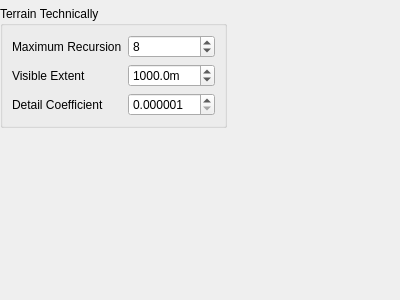
<?xml version="1.0" encoding="UTF-8"?>
<ui version="4.0">
 <class>TerrainFitting</class>
 <widget class="QWidget" name="TerrainFitting">
  <property name="geometry">
   <rect>
    <x>0</x>
    <y>0</y>
    <width>400</width>
    <height>300</height>
   </rect>
  </property>
  <property name="windowTitle">
   <string>Form</string>
  </property>
  <layout class="QVBoxLayout" name="verticalLayout" stretch="0,0,0">
   <property name="margin">
    <number>0</number>
   </property>
   <item>
    <widget class="StashFrame" name="frame_3">
     <property name="frameShape">
      <enum>QFrame::NoFrame</enum>
     </property>
    </widget>
   </item>
   <item>
    <layout class="QHBoxLayout" name="horizontalLayout">
     <item>
      <widget class="QGroupBox" name="groupBox">
       <property name="title">
        <string>Terrain Technically</string>
       </property>
       <layout class="QVBoxLayout" name="verticalLayout_2">
        <item>
         <layout class="QFormLayout" name="formLayout">
          <property name="fieldGrowthPolicy">
           <enum>QFormLayout::AllNonFixedFieldsGrow</enum>
          </property>
          <item row="0" column="0">
           <widget class="QLabel" name="label_2">
            <property name="text">
             <string>Maximum Recursion</string>
            </property>
           </widget>
          </item>
          <item row="0" column="1">
           <widget class="QSpinBox" name="maxRecursion">
            <property name="minimum">
             <number>1</number>
            </property>
            <property name="maximum">
             <number>22</number>
            </property>
            <property name="value">
             <number>8</number>
            </property>
           </widget>
          </item>
          <item row="1" column="0">
           <widget class="QLabel" name="label">
            <property name="text">
             <string>Visible Extent</string>
            </property>
           </widget>
          </item>
          <item row="1" column="1">
           <widget class="QDoubleSpinBox" name="visibleExtent">
            <property name="suffix">
             <string>m</string>
            </property>
            <property name="decimals">
             <number>1</number>
            </property>
            <property name="minimum">
             <double>1.000000000000000</double>
            </property>
            <property name="maximum">
             <double>999999999.000000000000000</double>
            </property>
            <property name="value">
             <double>1000.000000000000000</double>
            </property>
           </widget>
          </item>
          <item row="2" column="0">
           <widget class="QLabel" name="label_3">
            <property name="text">
             <string>Detail Coefficient</string>
            </property>
           </widget>
          </item>
          <item row="2" column="1">
           <widget class="QDoubleSpinBox" name="detailCoefficient">
            <property name="decimals">
             <number>6</number>
            </property>
            <property name="minimum">
             <double>0.000001000000000</double>
            </property>
            <property name="maximum">
             <double>2.000000000000000</double>
            </property>
            <property name="singleStep">
             <double>0.000100000000000</double>
            </property>
           </widget>
          </item>
         </layout>
        </item>
       </layout>
      </widget>
     </item>
     <item>
      <spacer name="horizontalSpacer">
       <property name="orientation">
        <enum>Qt::Horizontal</enum>
       </property>
       <property name="sizeHint" stdset="0">
        <size>
         <width>40</width>
         <height>20</height>
        </size>
       </property>
      </spacer>
     </item>
    </layout>
   </item>
   <item>
    <spacer name="verticalSpacer">
     <property name="orientation">
      <enum>Qt::Vertical</enum>
     </property>
     <property name="sizeHint" stdset="0">
      <size>
       <width>20</width>
       <height>40</height>
      </size>
     </property>
    </spacer>
   </item>
  </layout>
 </widget>
 <customwidgets>
  <customwidget>
   <class>StashFrame</class>
   <extends>QFrame</extends>
   <header>stashframe.h</header>
   <container>1</container>
  </customwidget>
 </customwidgets>
 <resources/>
 <connections/>
</ui>
